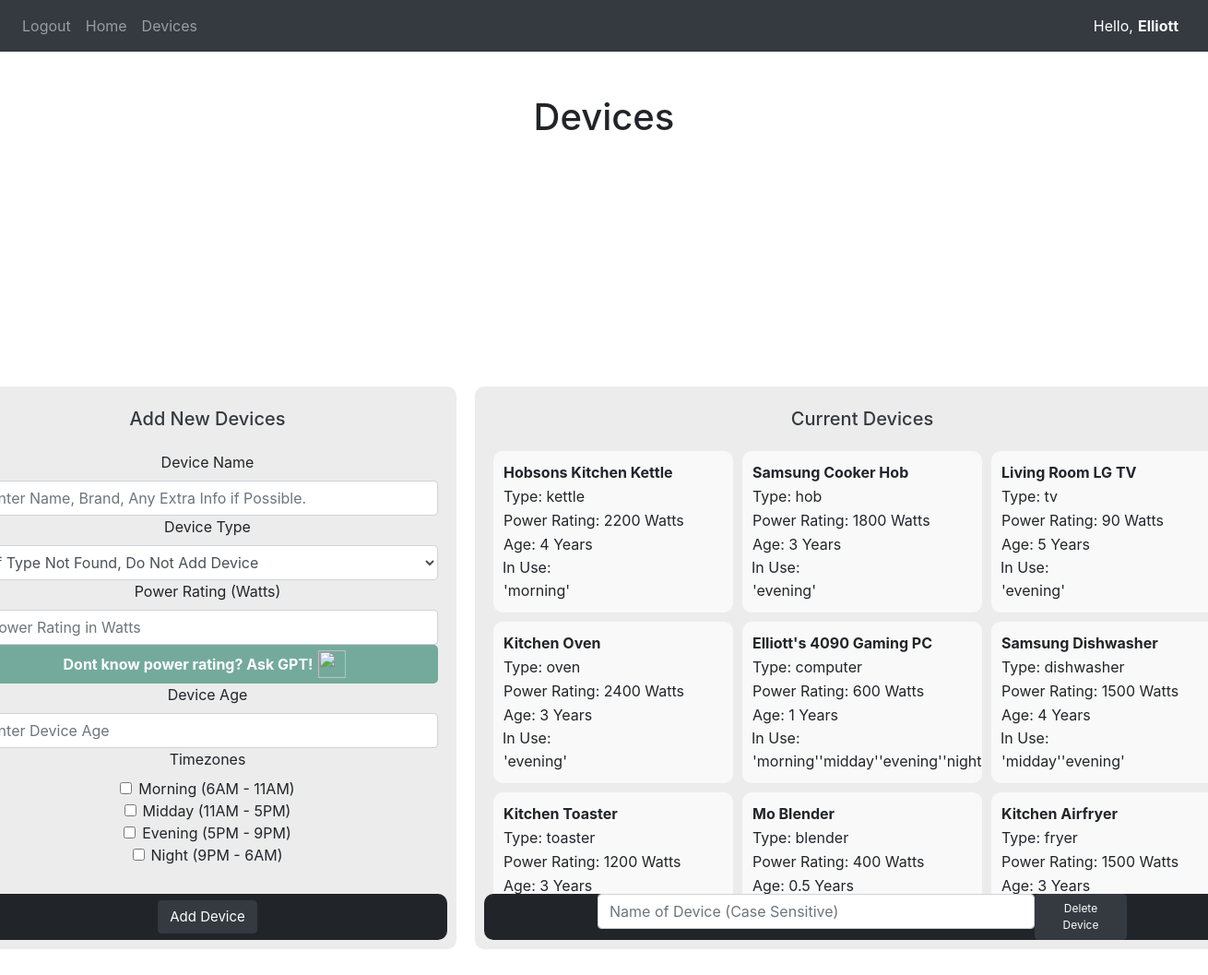
/devices (signed in), run on the app's committed database.
### website/models.py (models this page shows)
class User(db.Model, UserMixin):
    id = db.Column(db.Integer, primary_key=True)
    email = db.Column(db.String(150), unique=True)
    password = db.Column(db.String(500))
    firstName = db.Column(db.String(150))
    csv_data = db.relationship('CSVData', uselist=False, backref='user')
    devices = db.relationship('Device', backref='user')

class Device(db.Model):
    id = db.Column(db.Integer, primary_key=True)
    user_id = db.Column(db.Integer, db.ForeignKey('user.id'))
    deviceName = db.Column(db.String(150))
    deviceType = db.Column(db.String(50))
    powerRating = db.Column(db.Integer)
    deviceAge = db.Column(db.Integer)
    timeZones = db.Column(db.JSON)

### website/views.py (the view)
@views.route('/devices')
@login_required
def devices():
    devices = current_user.devices
    return render_template("devices.html.j2", devices=devices) #pass in devies to load any existing devices from user

### website/templates/devices.html.j2 (shortened to what this page needs)
{% extends "base.html.j2"%}
{%block content %}
<div class="header-container">
    <h1 class="page-header">Devices</h1>
</div>
<div class="flex-tile-con">
    <div class="tile" style="flex: 1;">
        <h2 class="tile-title text-dark">Add New Devices</h2>
        <div class="tile-content" style="flex-direction: column;">
            <form method="POST" action="/add-device" style="width: 500px;" align="center" id="add_form">
                <div class="form-group">
                    <label for="deviceName">Device Name</label>
                    <input type="text" class="form-control" id="deviceName" name="deviceName" placeholder="Enter Name, Brand, Any Extra Info if Possible.">
                    <label for="deviceType">Device Type</label>
                    <select class="form-control" id="deviceType" name="deviceType" placeholder="If type not found, please do not add this device">
                        <option value="" disabled selected hidden>If Type Not Found, Do Not Add Device</option>
                    </select>
                    <label for="powerRating">Power Rating (Watts)</label>
                    <input type="number" class="form-control" id="powerRating" name="powerRating" placeholder="Power Rating in Watts">
                    <div class="gpt-container">
                        <p class="gpt-button-text">Dont know power rating? Ask GPT!</p>
                        <button class="gpt-button" type="button" id="fetchPowerButton">
                            <img class="gpt-image" src="/static/gpt.png">
                        </button>
                    </div>
                    <label for="deviceAge">Device Age</label>
                    <input type="number" class="form-control" id="deviceAge" name="deviceAge" placeholder="Enter Device Age">
                    <label for="deviceTimezone">Timezones</label>
                    <div class="form-check">
                        <input class="form-check-input" type="checkbox" name="deviceTimezone" id="morningZone" value="morning"></input>
                        <label class="form-check-label" for="morningZone">Morning (6AM - 11AM)</label>
                    </div>
                    <div class="form-check">
                        <input class="form-check-input" type="checkbox" name="deviceTimezone" id="middayZone" value="midday"></input>
                        <label class="form-check-label" for="middayZone">Midday (11AM - 5PM)</label>
                    </div>
                    <div class="form-check">
                        <input class="form-check-input" type="checkbox" name="deviceTimezone" id="eveningZone" value="evening"></input>
                        <label class="form-check-label" for="eveningZone">Evening (5PM - 9PM)</label>
                    </div>
                    <div class="form-check">
                        <input class="form-check-input" type="checkbox" name="deviceTimezone" id="nightZone" value="night"></input>
                        <label class="form-check-label" for="nightZone">Night (9PM - 6AM)</label>
                    </div>
                    <br />
                </div>
            </form>
        </div>
        <div class="tile-bottom">
            <div class="tile-bottom-container" style="display: flex; justify-content: space-evenly; width: 100%;">
                <button class="btn btn-dark" id="add_device_button">Add Device</button>
            </div>
        </div>
    </div>
    <div class="tile" style="flex: 1;">
        <h2 class="tile-title text-dark">Current Devices</h2>
        <div class="tile-content" style="flex-direction: column; overflow-y: scroll">
            <div class="device-output-container" style="height: 475px; width: 100%;">
                {% for device in devices %}
                <div class="device-output" style="position: relative; overflow: hidden;">
                    <p class="device-info" id="{{ device.deviceName }}" style="font-weight: bold;">{{ device.deviceName }}</p>
                    <p class="device-info">Type: {{ device.deviceType }}</p>
                    <p class="device-info">Power Rating: {{ device.powerRating }} Watts</p>
                    <p class="device-info">Age: {{ device.deviceAge }} Years</p>
                    In Use:
                    <div class="device-zones device-info">
                        {% for zone in device.timeZones %}
                            <p class="device-zone">'{{zone}}'</p>
                        {% endfor %}
                    </div>
                </div>
                {% endfor %}
            </div>
        </div>
        <div class="tile-bottom">
            <div class="tile-bottom-container" style="display: flex; justify-content: space-evenly; width: 100%;">
                <form action="/delete-device" method="POST" style="display: flex; justify-content:space-evenly; width:70%;">
                <input class="form-control" type="text" id="delete-device-name" name="delete-device-name" placeholder="Name of Device (Case Sensitive)">
                <button class="btn btn-dark" style="font-size: 12px;" type="submit">Delete Device</button>
                </form>
            </div>
        </div>
    </div>
</div>
{% endblock %}

### website/templates/base.html.j2 (shortened to what this page needs)
<!DOCTYPE html>
<html>
    <head>
      <link rel="stylesheet" href="https://stackpath.bootstrapcdn.com/bootstrap/4.4.1/css/bootstrap.min.css"/>
      <link rel="stylesheet" href="https://stackpath.bootstrapcdn.com/font-awesome/4.7.0/css/font-awesome.min.css"/>
      <link rel="stylesheet" href="{{ url_for('static', filename='css/general.css') }}">
      <link rel="stylesheet" href="{{ url_for('static', filename='css/devices.css') }}">
    </head>
    <body>
      <nav class="navbar navbar-expand-lg navbar-dark bg-dark">
          <div class="collapse navbar-collapse" id="navbar">
            <div class="navbar-nav">
              {% if current_user.is_authenticated %}
                <a class="nav-item nav-link" id="logout" href="/logout">Logout</a>
                <a class="nav-item nav-link" id="home" href="/">Home</a>
                <a class="nav-item nav-link" id="devices" href="/devices">Devices</a>
              {% else %}
                <a class="nav-item nav-link" id="login" href="/login">Login</a>
                <a class="nav-item nav-link" id="signUp" href="/sign-up">Sign Up</a>
              {% endif %}
            </div>
          </div>
          <div class="navbar-user" style="display: flex; flex-direction: row;">
            <a class="nav-item nav-link" style="color: white; padding-right: 0px!important;">Hello,</a>
          {% if current_user.is_authenticated %}
            <a class="nav-item nav-link text-light" style="color: var(--dynamic-color); padding-left: 5px!important; font-weight: bold;" >{{ current_user.firstName }}</a>
          </div>
          {% else %}
            <a class="nav-item nav-link" style="color: white; padding-left: 5px!important;" >You!</a>
            </div>
          {% endif %}
        </nav>
          {% block content %}
          {% endblock %}
    </body>
</html>

### website/static/css/general.css (style rules this page uses)
:root { --dynamic-color: white; }
.header-container { display: flex; justify-content: center; align-items: center; height: 50px; margin-top: 50px; }
.flex-tile-con { display: flex; justify-content: center; align-items: center; width: 100%; height: 80vh; padding: 0 50px 0 50px; }
.tile { display: block; margin: 0 10px 0 10px; padding: 10px; height: 610px; background-color: rgb(236, 236, 236); border-radius: 10px; }
.tile-title { display: flex; margin: 0; justify-content: center; align-items: center; height: 50px; font-size: 20px; overflow: hidden; }
.tile-content { display: flex; padding: 10px; height: 490px; align-items: center; }
.tile-bottom { display: flex; background-color: #212529; justify-content: center; align-items: center; height: 50px; border-radius: 10px; }
.tile-bottom-container { display: flex; justify-content: space-evenly; width: 100%; }
.btn { font-size: 15px; overflow: hidden; min-width: 100px; }

### website/static/css/devices.css (style rules this page uses)
.device-output-container { display: grid; grid-template-columns: repeat(3, 1fr); grid-gap: 10px; }
.device-output { display: flex; flex-direction: column; background-color: rgba(255, 255, 255, 0.664); border-radius: 10px; height: 175px; width: 260px; padding: 10px; }
.device-info { margin: 1px; }
.device-zones { display: flex; }
.gpt-button-text { color: white; font-weight: bold; margin:0; }
.gpt-container { display: flex; justify-content: center; align-items: center; text-align: center; background-color: #74AA9C; padding: 5px; margin: 0; border-radius: 5px; }
.gpt-button { border-style: none; outline: none; background-color: transparent; }
.gpt-image { width: 30px; height: 30px; }

### data on the page
User: firstName "Elliott"
Device: deviceName "Hobsons Kitchen Kettle", deviceType "kettle", powerRating "2200", deviceAge "4", timeZones "morning"
Device: deviceName "Samsung Cooker Hob", deviceType "hob", powerRating "1800", deviceAge "3", timeZones "evening"
Device: deviceName "Living Room LG TV", deviceType "tv", powerRating "90", deviceAge "5", timeZones "evening"
Device: deviceName "Kitchen Oven", deviceType "oven", powerRating "2400", deviceAge "3", timeZones "evening"
Device: deviceName "Elliott's 4090 Gaming PC", deviceType "computer", powerRating "600", deviceAge "1", timeZones "morning" "midday" "evening" "night"
Device: deviceName "Samsung Dishwasher", deviceType "dishwasher", powerRating "1500", deviceAge "4", timeZones "midday" "evening"
Device: deviceName "Kitchen Toaster", deviceType "toaster", powerRating "1200", deviceAge "3"
Device: deviceName "Mo Blender", deviceType "blender", powerRating "400", deviceAge "0.5"
Device: deviceName "Kitchen Airfryer", deviceType "fryer", powerRating "1500", deviceAge "3"
